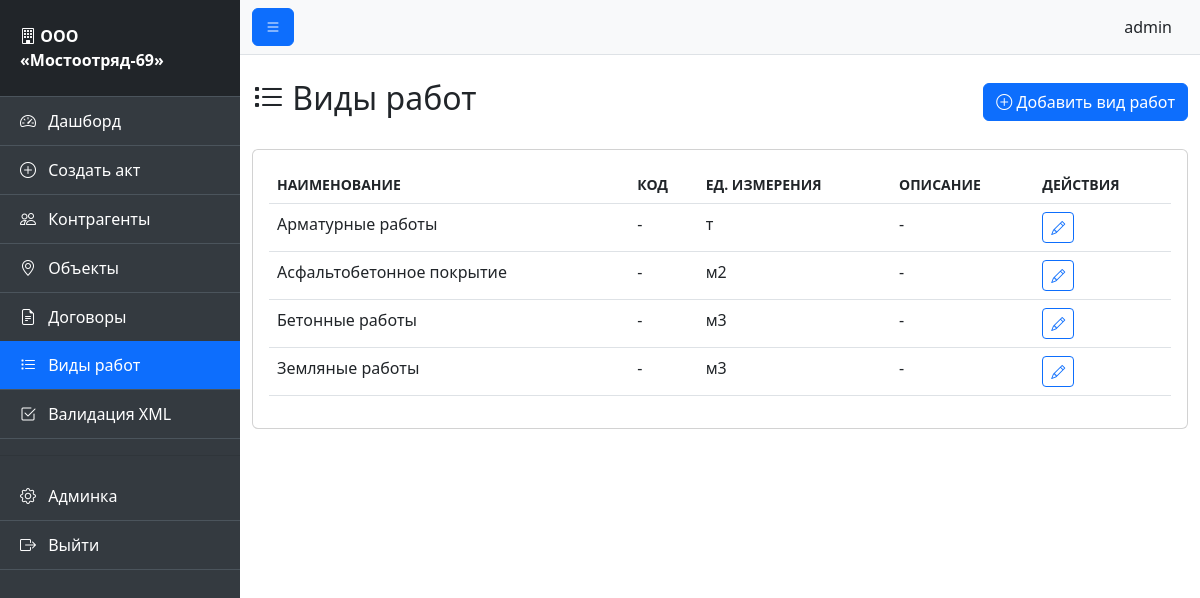
The app's page /work-types/ (signed in) with its own data.
### acts/models.py (models this page shows, shortened)
class WorkType(models.Model):
    name = models.CharField('Наименование вида работ', max_length=255)
    code = models.CharField('Код вида работ', max_length=50, blank=True)
    unit = models.CharField('Единица измерения', max_length=50, default='м3')
    description = models.TextField('Описание', blank=True)
    class Meta:
        verbose_name = 'Вид работ'
        verbose_name_plural = 'Виды работ'
        ordering = ['name']

### acts/views.py (the view)
# urls.py: path('work-types/', views.work_types_list, name='work_types_list'),
@login_required
def work_types_list(request):
    work_types = WorkType.objects.all()
    context = {'work_types': work_types}
    return render(request, 'acts/work_types_list.html', context)

### acts/templates/acts/work_types_list.html (shortened to what this page needs)
{% extends 'acts/base.html' %}
{% block content %}
<div class="d-flex justify-content-between align-items-center mb-4">
    <h2><i class="bi bi-list-task"></i> Виды работ</h2>
    <a href="{% url 'admin:acts_worktype_add' %}" class="btn btn-primary">
        <i class="bi bi-plus-circle"></i> Добавить вид работ
    </a>
</div>
<div class="card">
    <div class="card-body">
        {% if work_types %}
        <div class="table-responsive">
            <table class="table table-hover">
                <thead>
                    <tr>
                        <th>Наименование</th>
                        <th>Код</th>
                        <th>Ед. измерения</th>
                        <th>Описание</th>
                        <th>Действия</th>
                    </tr>
                </thead>
                <tbody>
                    {% for work_type in work_types %}
                    <tr>
                        <td>{{ work_type.name }}</td>
                        <td>{{ work_type.code|default:"-" }}</td>
                        <td>{{ work_type.unit }}</td>
                        <td>{{ work_type.description|default:"-"|truncatechars:50 }}</td>
                        <td>
                            <a href="{% url 'admin:acts_worktype_change' work_type.pk %}" class="btn btn-sm btn-outline-primary">
                                <i class="bi bi-pencil"></i>
                            </a>
                        </td>
                    </tr>
                    {% endfor %}
                </tbody>
            </table>
        </div>
        {% else %}
        <p class="text-muted text-center">Виды работ ещё не добавлены</p>
        {% endif %}
    </div>
</div>
{% endblock %}

### acts/templates/acts/base.html (shortened to what this page needs)
<!DOCTYPE html>
<html lang="ru">
<head>
    <link href="https://cdn.jsdelivr.net/npm/bootstrap@5.3.0/dist/css/bootstrap.min.css" rel="stylesheet">
    <link href="https://cdn.jsdelivr.net/npm/bootstrap-icons@1.10.0/font/bootstrap-icons.css" rel="stylesheet">
    {% load static %}
    <link href="{% static 'acts/css/custom.css' %}" rel="stylesheet">
</head>
<body>
    {% if user.is_authenticated %}
    <div class="d-flex" id="wrapper">
        <div class="sidebar" id="sidebar-wrapper">
            <div class="sidebar-heading">
                <i class="bi bi-building"></i> ООО «Мостоотряд-69»
            </div>
            <div class="list-group list-group-flush">
                <a href="{% url 'dashboard' %}" class="list-group-item list-group-item-action {% if request.resolver_match.url_name == 'dashboard' %}active{% endif %}">
                    <i class="bi bi-speedometer2"></i> Дашборд
                </a>
                <a href="{% url 'create_act' %}" class="list-group-item list-group-item-action {% if request.resolver_match.url_name == 'create_act' %}active{% endif %}">
                    <i class="bi bi-plus-circle"></i> Создать акт
                </a>
                <a href="{% url 'contractors_list' %}" class="list-group-item list-group-item-action {% if request.resolver_match.url_name == 'contractors_list' %}active{% endif %}">
                    <i class="bi bi-people"></i> Контрагенты
                </a>
                <a href="{% url 'objects_list' %}" class="list-group-item list-group-item-action {% if request.resolver_match.url_name == 'objects_list' %}active{% endif %}">
                    <i class="bi bi-geo-alt"></i> Объекты
                </a>
                <a href="{% url 'contracts_list' %}" class="list-group-item list-group-item-action {% if request.resolver_match.url_name == 'contracts_list' %}active{% endif %}">
                    <i class="bi bi-file-earmark-text"></i> Договоры
                </a>
                <a href="{% url 'work_types_list' %}" class="list-group-item list-group-item-action {% if request.resolver_match.url_name == 'work_types_list' %}active{% endif %}">
                    <i class="bi bi-list-task"></i> Виды работ
                </a>
                <a href="{% url 'validate_xml' %}" class="list-group-item list-group-item-action {% if request.resolver_match.url_name == 'validate_xml' %}active{% endif %}">
                    <i class="bi bi-check2-square"></i> Валидация XML
                </a>
                <hr>
                <a href="{% url 'admin:index' %}" class="list-group-item list-group-item-action">
                    <i class="bi bi-gear"></i> Админка
                </a>
                <a href="{% url 'logout' %}" class="list-group-item list-group-item-action">
                    <i class="bi bi-box-arrow-right"></i> Выйти
                </a>
            </div>
        </div>
        <div id="page-content-wrapper">
            <nav class="navbar navbar-expand-lg navbar-light bg-light border-bottom">
                <div class="container-fluid">
                    <button class="btn btn-primary" id="sidebarToggle">
                        <i class="bi bi-list"></i>
                    </button>
                    <div class="ms-auto d-flex align-items-center">
                        <span class="me-3">{{ user.get_full_name|default:user.username }}</span>
                    </div>
                </div>
            </nav>
            <div class="container-fluid py-4">
                {% block content %}{% endblock %}
            </div>
        </div>
    </div>
    {% endif %}
</body>
</html>

### acts/static/acts/css/custom.css (style rules this page uses)
#wrapper { overflow-x: hidden; }
#sidebar-wrapper { min-height: 100vh; margin-left: -15rem; transition: margin 0.25s ease-out; background-color: #343a40; position: fixed; z-index: 1000; width: 15rem; }
#sidebar-wrapper .sidebar-heading { padding: 1.5rem 1.25rem; font-size: 1rem; font-weight: bold; color: #fff; background-color: #212529; border-bottom: 1px solid #4b545c; }
#sidebar-wrapper .list-group { width: 15rem; }
#sidebar-wrapper .list-group-item { background-color: #343a40; color: #fff; border: none; border-bottom: 1px solid #4b545c; padding: 0.75rem 1.25rem; }
#sidebar-wrapper .list-group-item.active { background-color: #0d6efd; color: #fff; }
#sidebar-wrapper .list-group-item i { margin-right: 0.5rem; }
#page-content-wrapper { min-width: 100vw; margin-left: 0; transition: margin 0.25s ease-out; }
@media (min-width: 768px) { #sidebar-wrapper { margin-left: 0; } }
@media (min-width: 768px) { #page-content-wrapper { min-width: 0; width: 100%; margin-left: 15rem; } }
.table th { font-weight: 600; text-transform: uppercase; font-size: 0.875rem; }
.btn-sm { padding: 0.25rem 0.5rem; font-size: 0.875rem; }
#sidebarToggle { transition: all 0.2s ease-in-out; }

### records on screen
WorkType: name "Арматурные работы", code "-", unit "т", description "-"
WorkType: name "Асфальтобетонное покрытие", code "-", unit "м2", description "-"
WorkType: name "Бетонные работы", code "-", unit "м3", description "-"
WorkType: name "Земляные работы", code "-", unit "м3", description "-"

### other values on screen
{{ user.get_full_name|default:user.username }} "admin"
